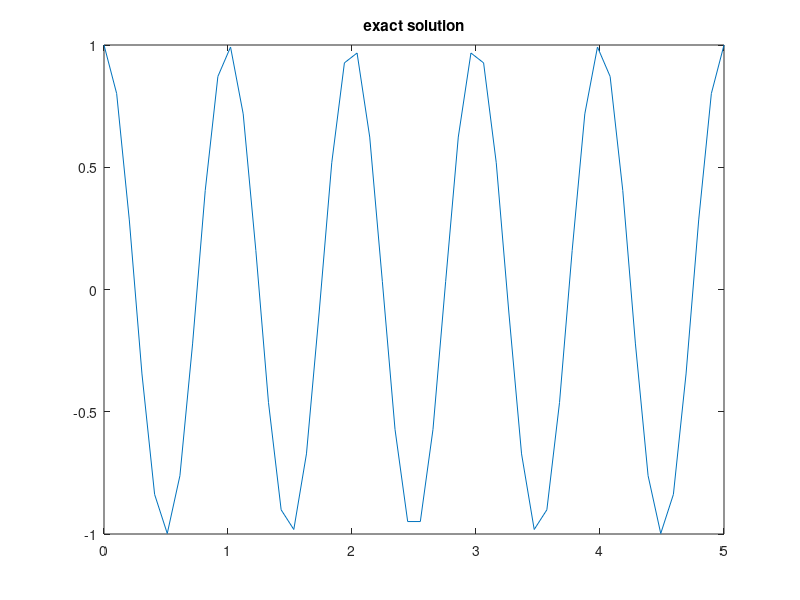
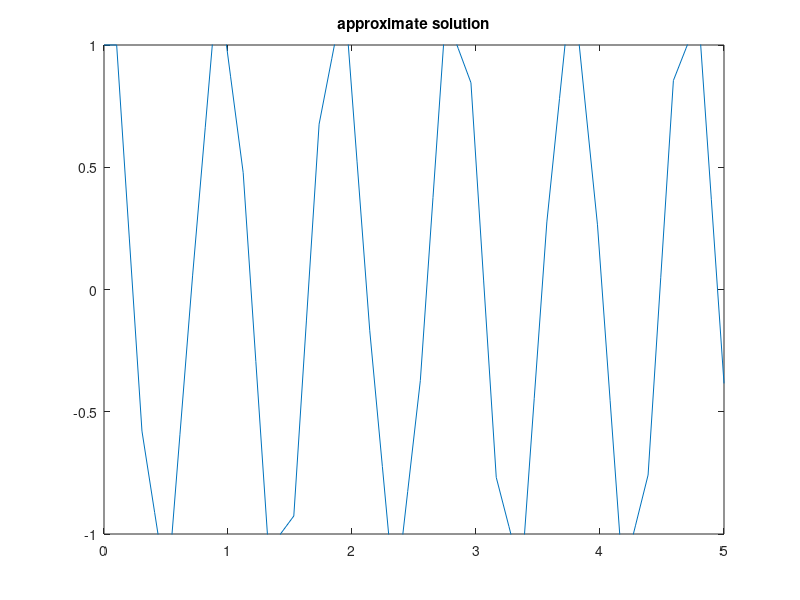
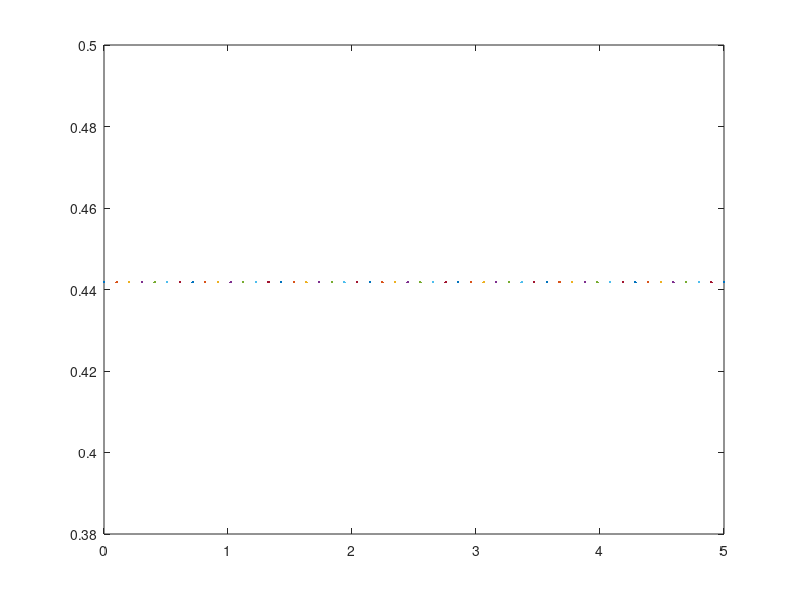

MATLAB code for these plots, in order:
clear;
close all;

% --- Set parameters:
nt = 50;        % Number of time steps
a = 0;
b = 5;           % Total time (86400 s is one day)
y0 = 1;           % Initial condition in y (m)

% --- Initialize:
h = (b-a)/nt;   %Initialize the time grid:
t = linspace(a, b, nt).';

y = zeros(nt,1);  % Store the solution for all time
                    % steps in this matrix
                    
f = @(y) sqrt(-1)*2*pi*y; %The derivative
y_exact= @(t) real(exp(i*2*pi*t)); %Exact solution solved through separation of variables
y(1)=y0; %First element
y(2)=y(1)+h*f(y(1)); %Second element

% --- LeapFrog Method:
for i=2:nt-1
    y(i+1) = y(i-1)+2*h*f(y(i));
end

y_real=real(y);

error = zeros(nt,1);

for j=1:nt-1
    t_temp = j*h;
    error = abs(y_real(j)-y_exact(t_temp));
end
figure(1)
plot(t,y_exact(t))
title('exact solution')

figure(2)
plot(t, y_real)
title('approximate solution')
axis([0, 5, -1, 1])

figure(3)
title('Error')
plot(t, error)

